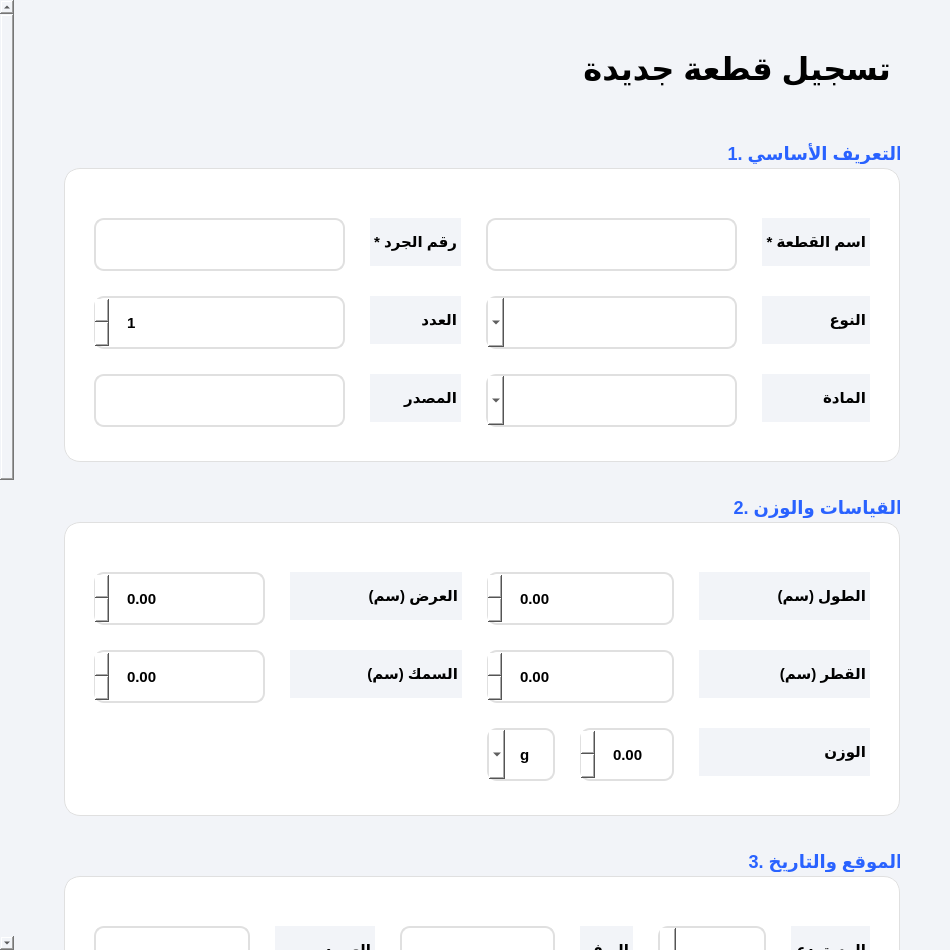
<?xml version="1.0" encoding="UTF-8"?>
<ui version="4.0">
 <class>Form</class>
 <widget class="QWidget" name="Form">
  <property name="geometry">
   <rect>
    <x>0</x>
    <y>0</y>
    <width>950</width>
    <height>950</height>
   </rect>
  </property>
  <property name="windowTitle">
   <string>إضافة قطعة</string>
  </property>
  <property name="layoutDirection">
   <enum>Qt::RightToLeft</enum>
  </property>
  <property name="styleSheet">
   <string notr="true">
    QWidget { 
        font-family: 'Leelawadee UI', 'Segoe UI', sans-serif; 
        background-color: #F2F4F8; 
    }
    
    #pageTitle { 
        font-size: 32px; 
        font-weight: 900; 
        color: #000000; 
        margin-bottom: 20px; 
    }

    QScrollArea { border: none; background: transparent; }
    QWidget#scrollContents { background-color: transparent; }

    /* === البطاقات (Cards) === */
    QGroupBox {
        background-color: #FFFFFF;
        border-radius: 16px;
        border: 1px solid #E0E0E0;
        margin-top: 30px; 
        padding-top: 40px; 
        padding-bottom: 25px;
        padding-left: 20px;
        padding-right: 20px;
        font-weight: 800; 
        color: #000000; 
        font-size: 18px;
    }
    QGroupBox::title {
        subcontrol-origin: margin;
        subcontrol-position: top left;
        padding: 5px 0px;
        background-color: transparent;
        color: #2962FF; 
    }

    /* === النصوص === */
    QLabel { 
        color: #000000; 
        font-size: 15px; 
        font-weight: 800; 
        margin-bottom: 5px; 
    }

    /* === حقول الإدخال === */
    QLineEdit, QComboBox, QDateEdit, QSpinBox, QDoubleSpinBox, QTextEdit { 
        border: 2px solid #E0E0E0; 
        border-radius: 10px; 
        padding: 12px 15px; 
        background: #FFFFFF; 
        color: #000000; 
        font-size: 15px; 
        font-weight: 600;
        min-height: 25px;
    }
    
    QLineEdit:focus, QComboBox:focus, QTextEdit:focus, QSpinBox:focus { 
        border: 2px solid #2962FF; 
        background-color: #FFFFFF; 
    }

    /* === الأزرار === */
    QPushButton { 
        border-radius: 10px; 
        padding: 12px 35px; 
        font-weight: 900; 
        border: none; 
        font-size: 16px; 
    }
    
    #btnSave { 
        background-color: #00C853; color: white; 
    }
    #btnSave:hover { background-color: #00E676; }
    
    #btnCancel { 
        background-color: #FF1744; color: white; 
    }
    #btnCancel:hover { background-color: #FF5252; }
    
    #btnAddImages { 
        background-color: #2962FF; color: white; padding: 10px 20px; font-size: 14px; 
    }
    #btnAddImages:hover { background-color: #448AFF; }
   </string>
  </property>
  
  <layout class="QVBoxLayout" name="verticalLayout_2">
   <property name="margin"> <number>0</number> </property>
   <item>
    <widget class="QScrollArea" name="scrollArea">
     <property name="widgetResizable"> <bool>true</bool> </property>
     <widget class="QWidget" name="scrollContents">
      <layout class="QVBoxLayout" name="verticalLayout_3">
       <property name="spacing"> <number>30</number> </property>
       <property name="margin"> <number>50</number> </property>
       
       <item> <widget class="QLabel" name="pageTitle"> <property name="text"> <string>تسجيل قطعة جديدة</string> </property> </widget> </item>
       
       <item> 
        <widget class="QGroupBox" name="groupBoxBasic"> 
         <property name="title"> <string>1. التعريف الأساسي</string> </property> 
         <layout class="QGridLayout" name="gridLayout"> 
          <property name="verticalSpacing"> <number>25</number> </property> 
          <property name="horizontalSpacing"> <number>25</number> </property> 
          
          <item row="0" column="0"> <widget class="QLabel" name="l1"> <property name="text"> <string>اسم القطعة *</string> </property> </widget> </item> 
          <item row="0" column="1"> <widget class="QLineEdit" name="inputName"/> </item> 
          
          <item row="0" column="2"> <widget class="QLabel" name="l_inv"> <property name="text"> <string>رقم الجرد *</string> </property> </widget> </item> 
          <item row="0" column="3"> <widget class="QLineEdit" name="inputInventoryNo"/> </item> 
          
          <item row="1" column="0"> <widget class="QLabel" name="l2"> <property name="text"> <string>النوع</string> </property> </widget> </item> 
          <item row="1" column="1"> <widget class="QComboBox" name="comboType"/> </item> 
          
          <item row="1" column="2"> <widget class="QLabel" name="l3"> <property name="text"> <string>العدد</string> </property> </widget> </item> 
          <item row="1" column="3"> <widget class="QSpinBox" name="spinQuantity"> <property name="minimum"> <number>1</number> </property> </widget> </item> 
          
          <item row="2" column="0"> <widget class="QLabel" name="l4"> <property name="text"> <string>المادة</string> </property> </widget> </item> 
          <item row="2" column="1"> <widget class="QComboBox" name="comboMaterial"/> </item> 
          
          <item row="2" column="2"> <widget class="QLabel" name="l_src"> <property name="text"> <string>المصدر</string> </property> </widget> </item> 
          <item row="2" column="3"> <widget class="QLineEdit" name="inputSource"/> </item> 
         </layout> 
        </widget> 
       </item>
       
       <item> 
        <widget class="QGroupBox" name="groupBoxDims"> 
         <property name="title"> <string>2. القياسات والوزن</string> </property> 
         <layout class="QGridLayout" name="gridDims"> 
          <property name="verticalSpacing"> <number>25</number> </property> 
          <property name="horizontalSpacing"> <number>25</number> </property>

          <item row="0" column="0"> <widget class="QLabel" name="l_len"> <property name="text"> <string>الطول (سم)</string> </property> </widget> </item> 
          <item row="0" column="1"> <widget class="QDoubleSpinBox" name="spinLength"/> </item>

          <item row="0" column="2"> <widget class="QLabel" name="l_wid"> <property name="text"> <string>العرض (سم)</string> </property> </widget> </item> 
          <item row="0" column="3"> <widget class="QDoubleSpinBox" name="spinWidth"/> </item>

          <item row="1" column="0"> <widget class="QLabel" name="l_dia"> <property name="text"> <string>القطر (سم)</string> </property> </widget> </item> 
          <item row="1" column="1"> <widget class="QDoubleSpinBox" name="spinDiameter"/> </item>

          <item row="1" column="2"> <widget class="QLabel" name="l_thk"> <property name="text"> <string>السمك (سم)</string> </property> </widget> </item> 
          <item row="1" column="3"> <widget class="QDoubleSpinBox" name="spinThickness"/> </item>

          <item row="2" column="0"> <widget class="QLabel" name="l_wgt"> <property name="text"> <string>الوزن</string> </property> </widget> </item> 
          <item row="2" column="1"> 
           <layout class="QHBoxLayout" name="wgtLayout">
            <item> <widget class="QDoubleSpinBox" name="spinWeight"/> </item>
            <item> <widget class="QComboBox" name="comboWeightUnit"> 
             <item> <property name="text"> <string>g</string> </property> </item> 
             <item> <property name="text"> <string>kg</string> </property> </item> 
            </widget> </item>
           </layout>
          </item> 
         </layout> 
        </widget> 
       </item>

       <item> 
        <widget class="QGroupBox" name="groupBoxLoc"> 
         <property name="title"> <string>3. الموقع والتاريخ</string> </property> 
         <layout class="QGridLayout" name="gridLoc"> 
          <property name="verticalSpacing"> <number>25</number> </property> 
          <property name="horizontalSpacing"> <number>25</number> </property>

          <item row="0" column="0"> <widget class="QLabel" name="l_store"> <property name="text"> <string>المستودع</string> </property> </widget> </item> 
          <item row="0" column="1"> <widget class="QComboBox" name="comboStorage"/> </item> 
          
          <item row="0" column="2"> <widget class="QLabel" name="l_row"> <property name="text"> <string>الصف</string> </property> </widget> </item> 
          <item row="0" column="3"> <widget class="QLineEdit" name="inputStorageRow"/> </item> 
          
          <item row="0" column="4"> <widget class="QLabel" name="l_col"> <property name="text"> <string>العمود</string> </property> </widget> </item> 
          <item row="0" column="5"> <widget class="QLineEdit" name="inputStorageCol"/> </item> 

          <item row="1" column="0"> <widget class="QLabel" name="l5"> <property name="text"> <string>الفترة</string> </property> </widget> </item> 
          <item row="1" column="1"> <widget class="QComboBox" name="comboPeriod"/> </item> 
          
          <item row="1" column="2"> <widget class="QLabel" name="l6"> <property name="text"> <string>الحالة</string> </property> </widget> </item> 
          <item row="1" column="3"> <widget class="QComboBox" name="comboCondition"/> </item> 
          
          <item row="1" column="4"> <widget class="QLabel" name="l7"> <property name="text"> <string>تاريخ الحيازة</string> </property> </widget> </item> 
          <item row="1" column="5"> <widget class="QDateEdit" name="dateRetrieval"/> </item> 
         </layout> 
        </widget> 
       </item>
       
       <item> 
        <widget class="QGroupBox" name="groupBoxDetails"> 
         <property name="title"> <string>4. التوثيق والصور</string> </property> 
         <layout class="QVBoxLayout" name="verticalLayout_4"> 
          <item> <widget class="QLabel" name="l9"> <property name="text"> <string>الوصف العلمي</string> </property> </widget> </item> 
          <item> <widget class="QTextEdit" name="inputDescription"> <property name="maximumHeight"> <number>80</number> </property> </widget> </item> 
          
          <item> <widget class="QLabel" name="l11"> <property name="text"> <string>ملاحظات إضافية</string> </property> </widget> </item> 
          <item> <widget class="QTextEdit" name="inputNotes"> <property name="maximumHeight"> <number>60</number> </property> </widget> </item> 
          
          <item> 
           <layout class="QHBoxLayout" name="hImg"> 
            <item> <widget class="QLabel" name="l10"> <property name="text"> <string>الصور المرفقة</string> </property> </widget> </item> 
            <item> <spacer name="hss"> <property name="orientation"> <enum>Qt::Horizontal</enum> </property> </spacer> </item> 
            <item> <widget class="QPushButton" name="btnAddImages"> <property name="text"> <string>+ رفع صور</string> </property> </widget> </item> 
           </layout> 
          </item> 
          <item> <widget class="QListWidget" name="imagesList"> <property name="maximumHeight"> <number>100</number> </property> </widget> </item> 
          <item> <widget class="QLabel" name="lblImagesCount"> <property name="text"> <string>...</string> </property> </widget> </item> 
         </layout> 
        </widget> 
       </item>
       
       <item> 
        <widget class="QGroupBox" name="groupBoxEditor"> 
         <property name="title"> <string>5. بيانات التحرير</string> </property> 
         <layout class="QHBoxLayout" name="editorLayout"> 
          <property name="spacing"> <number>20</number> </property>
          
          <item> <widget class="QLabel" name="l_editor"> <property name="text"> <string>محرر البطاقة:</string> </property> </widget> </item> 
          <item> <widget class="QLineEdit" name="inputEditor"/> </item> 
          
          <item> <widget class="QLabel" name="l_edit_date"> <property name="text"> <string>تاريخ التحرير:</string> </property> </widget> </item> 
          <item> <widget class="QDateEdit" name="dateEditing"> 
           <property name="calendarPopup"> <bool>true</bool> </property> 
           <property name="displayFormat"> <string>yyyy-MM-dd</string> </property> 
          </widget> </item> 
         </layout> 
        </widget> 
       </item>

       <item> 
        <layout class="QHBoxLayout" name="horizontalLayout_3"> 
         <item> <spacer name="hSpacer"> <property name="orientation"> <enum>Qt::Horizontal</enum> </property> </spacer> </item> 
         <item> <widget class="QPushButton" name="btnCancel"> <property name="text"> <string>إلغاء</string> </property> </widget> </item> 
         <item> <widget class="QPushButton" name="btnSave"> <property name="text"> <string>💾 حفظ البيانات</string> </property> </widget> </item> 
        </layout> 
       </item>
      </layout>
     </widget>
    </widget>
   </item>
  </layout>
 </widget>
</ui>
